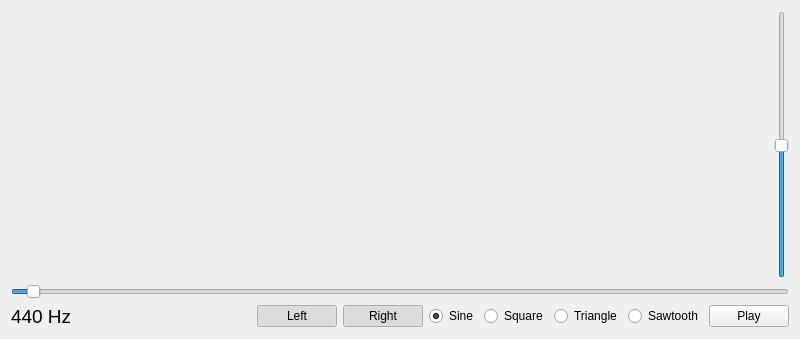
<?xml version="1.0" encoding="UTF-8"?>
<ui version="4.0">
 <class>MainWindow</class>
 <widget class="QMainWindow" name="MainWindow">
  <property name="geometry">
   <rect>
    <x>0</x>
    <y>0</y>
    <width>800</width>
    <height>339</height>
   </rect>
  </property>
  <property name="windowTitle">
   <string>Qt jack signal generator</string>
  </property>
  <widget class="QWidget" name="centralWidget">
   <layout class="QVBoxLayout" name="verticalLayout_2">
    <item>
     <layout class="QVBoxLayout" name="verticalLayout">
      <item>
       <layout class="QHBoxLayout" name="horizontalLayout_2">
        <item>
         <widget class="FreqWidget" name="widget" native="true">
          <property name="mouseTracking">
           <bool>true</bool>
          </property>
          <property name="focusPolicy">
           <enum>Qt::StrongFocus</enum>
          </property>
         </widget>
        </item>
        <item>
         <widget class="QSlider" name="verticalSlider">
          <property name="toolTip">
           <string>Global volume</string>
          </property>
          <property name="minimum">
           <number>1</number>
          </property>
          <property name="maximum">
           <number>100</number>
          </property>
          <property name="value">
           <number>50</number>
          </property>
          <property name="orientation">
           <enum>Qt::Vertical</enum>
          </property>
         </widget>
        </item>
       </layout>
      </item>
      <item>
       <widget class="QSlider" name="horizontalSlider">
        <property name="toolTip">
         <string>Current frequency (linear)</string>
        </property>
        <property name="minimum">
         <number>20</number>
        </property>
        <property name="maximum">
         <number>22000</number>
        </property>
        <property name="value">
         <number>440</number>
        </property>
        <property name="orientation">
         <enum>Qt::Horizontal</enum>
        </property>
       </widget>
      </item>
      <item>
       <layout class="QHBoxLayout" name="horizontalLayout">
        <item>
         <widget class="QLabel" name="label">
          <property name="sizePolicy">
           <sizepolicy hsizetype="MinimumExpanding" vsizetype="Preferred">
            <horstretch>0</horstretch>
            <verstretch>0</verstretch>
           </sizepolicy>
          </property>
          <property name="maximumSize">
           <size>
            <width>16777215</width>
            <height>16777215</height>
           </size>
          </property>
          <property name="font">
           <font>
            <pointsize>14</pointsize>
           </font>
          </property>
          <property name="toolTip">
           <string>Current frequency</string>
          </property>
          <property name="text">
           <string>440 Hz</string>
          </property>
         </widget>
        </item>
        <item>
         <widget class="QPushButton" name="pushButton_left">
          <property name="text">
           <string>Left</string>
          </property>
          <property name="checkable">
           <bool>true</bool>
          </property>
          <property name="checked">
           <bool>true</bool>
          </property>
         </widget>
        </item>
        <item>
         <widget class="QPushButton" name="pushButton_right">
          <property name="text">
           <string>Right</string>
          </property>
          <property name="checkable">
           <bool>true</bool>
          </property>
          <property name="checked">
           <bool>true</bool>
          </property>
         </widget>
        </item>
        <item>
         <widget class="QRadioButton" name="radioButton">
          <property name="text">
           <string>Sine</string>
          </property>
          <property name="checked">
           <bool>true</bool>
          </property>
         </widget>
        </item>
        <item>
         <widget class="QRadioButton" name="radioButton_2">
          <property name="text">
           <string>Square</string>
          </property>
         </widget>
        </item>
        <item>
         <widget class="QRadioButton" name="radioButton_3">
          <property name="sizePolicy">
           <sizepolicy hsizetype="Minimum" vsizetype="Fixed">
            <horstretch>0</horstretch>
            <verstretch>0</verstretch>
           </sizepolicy>
          </property>
          <property name="text">
           <string>Triangle</string>
          </property>
         </widget>
        </item>
        <item>
         <widget class="QRadioButton" name="radioButton_4">
          <property name="text">
           <string>Sawtooth</string>
          </property>
         </widget>
        </item>
        <item>
         <widget class="QPushButton" name="pushButton">
          <property name="maximumSize">
           <size>
            <width>100</width>
            <height>16777215</height>
           </size>
          </property>
          <property name="text">
           <string>Play</string>
          </property>
          <property name="checkable">
           <bool>true</bool>
          </property>
          <property name="checked">
           <bool>false</bool>
          </property>
          <property name="flat">
           <bool>false</bool>
          </property>
         </widget>
        </item>
       </layout>
      </item>
     </layout>
    </item>
   </layout>
  </widget>
 </widget>
 <layoutdefault spacing="6" margin="11"/>
 <customwidgets>
  <customwidget>
   <class>FreqWidget</class>
   <extends>QWidget</extends>
   <header>freqwidget.hpp</header>
   <container>1</container>
  </customwidget>
 </customwidgets>
 <resources/>
 <connections/>
</ui>
